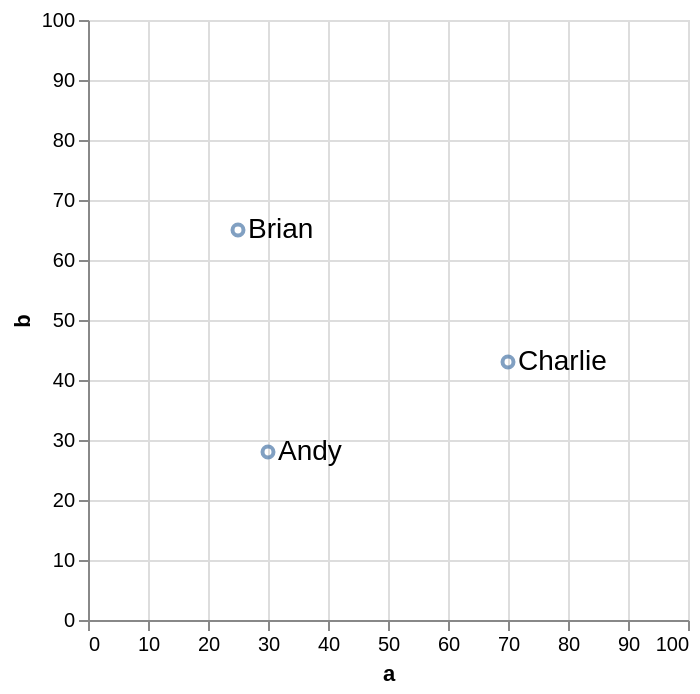

Write the Vega-Lite specification saved for this chart.
### Vega-Lite specification from a JSON file in a GitHub repository (floating-point values rounded to 4 significant figures)
{"$schema": "https://vega.github.io/schema/vega-lite/v5.json", "description": "A simple bar chart with embedded data.", "params": [{"name": "angle", "value": 0, "bind": {"input": "range", "min": -180, "max": 180, "step": 1}}, {"name": "dx", "value": 5, "bind": {"input": "range", "min": -20, "max": 20, "step": 1}}, {"name": "dy", "value": 0, "bind": {"input": "range", "min": -20, "max": 20, "step": 1}}, {"name": "xOffset", "value": 0, "bind": {"input": "range", "min": -20, "max": 20, "step": 1}}, {"name": "yOffset", "value": 0, "bind": {"input": "range", "min": -20, "max": 20, "step": 1}}, {"name": "fontSize", "value": 14, "bind": {"input": "range", "min": 1, "max": 36, "step": 1}}, {"name": "limit", "value": 0, "bind": {"input": "range", "min": 0, "max": 150, "step": 1}}, {"name": "align", "value": "left", "bind": {"input": "select", "options": ["left", "center", "right"]}}, {"name": "baseline", "value": "middle", "bind": {"input": "select", "options": ["alphabetic", "top", "middle", "bottom"]}}, {"name": "font", "value": "sans-serif", "bind": {"input": "select", "options": ["sans-serif", "serif", "monospace"]}}, {"name": "fontWeight", "value": "normal", "bind": {"input": "select", "options": ["normal", "bold"]}}, {"name": "fontStyle", "value": "normal", "bind": {"input": "select", "options": ["normal", "italic"]}}], "data": {"values": [{"a": 30, "b": 28, "label": "Andy"}, {"a": 25, "b": 65, "label": "Brian"}, {"a": 70, "b": 43, "label": "Charlie"}]}, "encoding": {"x": {"field": "a", "type": "quantitative", "axis": {"labelAngle": 0}, "scale": {"domain": [0, 100]}}, "y": {"field": "b", "type": "quantitative", "scale": {"domain": [0, 100]}}}, "layer": [{"mark": "point"}, {"mark": {"type": "text", "dx": {"expr": "dx"}, "dy": {"expr": "dy"}, "xOffset": {"expr": "xOffset"}, "yOffset": {"expr": "yOffset"}, "angle": {"expr": "angle"}, "align": {"expr": "align"}, "baseline": {"expr": "baseline"}, "font": {"expr": "font"}, "fontSize": {"expr": "fontSize"}, "fontStyle": {"expr": "fontStyle"}, "fontWeight": {"expr": "fontWeight"}, "limit": {"expr": "limit"}}, "encoding": {"text": {"field": "label"}}}]}
